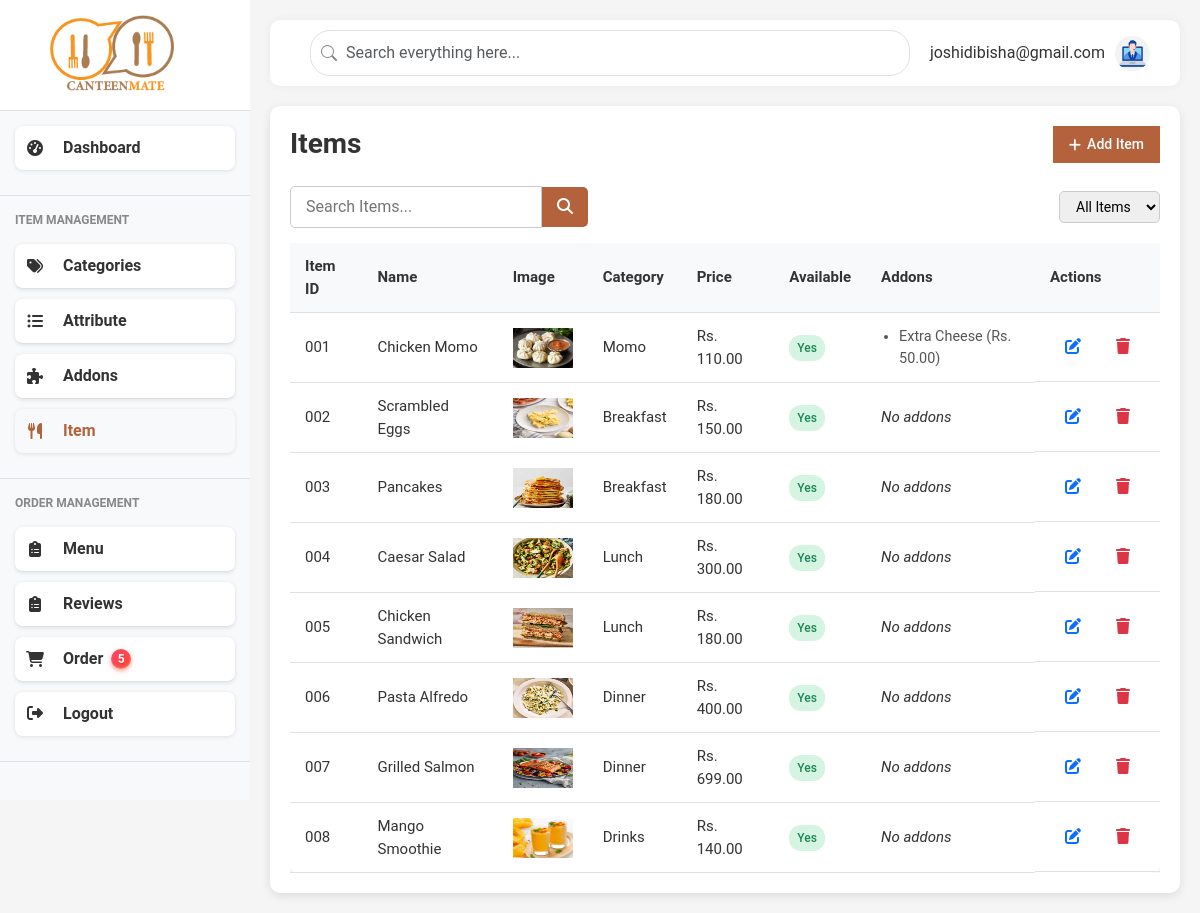
The page /admin/items (signed in) on the database its author committed.
### models.py (models this page shows, shortened)
class User(db.Model):
    id = db.Column(db.Integer, primary_key=True)
    fullname = db.Column(db.String(100), nullable=False)
    email = db.Column(db.String(100), unique=True, nullable=False)
    password = db.Column(db.String(200), nullable=False)
    role = db.Column(db.String(20), nullable=False)
    phone = db.Column(db.String(10))
    created_at = db.Column(db.DateTime, server_default=db.func.now())

class Item(db.Model):
    __tablename__ = 'items'
    id = db.Column(db.Integer, primary_key=True)
    name = db.Column(db.String(100), nullable=False)
    price = db.Column(db.Float, nullable=False)
    category_id = db.Column(db.Integer, db.ForeignKey('categories.id'), nullable=False)
    description = db.Column(db.Text, nullable=True)
    image_filename = db.Column(db.String(255), nullable=True)
    available = db.Column(db.Boolean, default=True)
    attribute_values = db.relationship(
        'AttributeValue',
        secondary=item_attribute_values,
        back_populates='items'
    )
    addons = db.relationship(
        'Addon',
        secondary=addon_item_association,
        back_populates='items'
    )

class Category(db.Model):
    __tablename__ = 'categories'
    id = db.Column(db.Integer, primary_key=True)
    name = db.Column(db.String(100), nullable=False, unique=True)
    status = db.Column(db.Boolean, default=True)  # Active or Inactive
    items = db.relationship('Item', backref='category', lazy=True, cascade='all, delete-orphan')

class Addon(db.Model):
    __tablename__ = 'addons'
    id = db.Column(db.Integer, primary_key=True)
    name = db.Column(db.String(100), nullable=False)
    price = db.Column(db.Float, nullable=False)
    category = db.Column(db.String(50), nullable=False)
    description = db.Column(db.Text)
    status = db.Column(db.Boolean, default=True)
    items = db.relationship('Item', secondary='addon_item_association', back_populates='addons')

### main.py (the view)
@app.route('/admin/items')
@login_required
def items():
    user_id = session['user_id']
    user = User.query.get(user_id)
    categories = Category.query.filter_by(status=True).all()
    addons = Addon.query.filter_by(status=True).all()
    items = Item.query.all()
    return render_template('admin/items.html', categories=categories, user=user, items=items, active_page='items',addons=addons)

### main.py (called while the page is built)
def login_required(view):
    @functools.wraps(view)
    def wrapped_view(**kwargs):
        if 'user_id' not in session:
            flash('Please log in to access this page', 'warning')
            return redirect(url_for('login'))
        return view(**kwargs)
    return wrapped_view

@app.context_processor
def inject_new_orders_count():
    count = Order.query.filter_by(status='pending').count()
    print(count)
    return dict(new_orders_count=count)

### templates/admin/items.html (shortened to what this page needs)
{% extends "admin/admin_base.html" %}  {% block content %}
<div class="categories-content">
  <div class="section-header">
    <h1 class="page-title">Items</h1>
    <button class="add-btn" id="addUnitBtn">
      <i class="fas fa-plus"></i> Add Item
    </button>
  </div>
  <div class="section-filters">
    <div class="search-box">
      <input type="text" placeholder="Search Items..." />
      <button><i class="fas fa-search"></i></button>
    </div>
    <div class="filter-dropdown">
      <select>
        <option>All Items</option>
      </select>
    </div>
  </div>
  <div
    class="data-table-container"
    style="{% with messages = get_flashed_messages(with_categories=true) %}
                                            {% endwith %}"
  >
    <table class="data-table">
      <thead>
  <tr>
    <th>Item ID</th>
    <th>Name</th>
    <th>Image</th>
    <th>Category</th>
    <th>Price</th>
    <th>Available</th>
    <th>Addons</th>
    <th>Actions</th>
  </tr>
</thead>
<tbody id="item-table-body">
  {% for item in items %}
  <tr>
    <td>{{ "%03d"|format(item.id) }}</td>
    <td>{{ item.name }}</td>
    <td>
      {% if item.image_filename %}
      <img src="{{ url_for('static', filename='uploads/items/' ~ item.image_filename) }}" alt="Item Image" style="height: 40px" />
      {% else %} No image {% endif %}
    </td>
    <td>{{ item.category.name if item.category else "N/A" }}</td>
    <td>Rs. {{ '%.2f' % (item.price) }}</td>
    <td>
      {% if item.available %}
      <span class="status available">Yes</span>
      {% else %}
      <span class="status not-available">No</span>
      {% endif %}
    </td>
    <td>
      {% if item.addons|length > 0 %}
        <ul style="padding-left: 18px; margin: 0;">
          {% for addon in item.addons %}
          <li>{{ addon.name }} (Rs. {{ "%.2f"|format(addon.price) }})</li>
          {% endfor %}
        </ul>
      {% else %}
        <em>No addons</em>
      {% endif %}
    </td>
    <td class="actions">
      <button
        class="btn-edit"
        data-id="{{ item.id }}"
        data-name="{{ item.name }}"
        data-category="{{ item.category.name if item.category else '' }}"
        data-price="{{ '%.2f' % (item.price) }}"
        data-description="{{ item.description or '' }}"
        data-available="{{ 'true' if item.available else 'false' }}"
        data-addons="{{ item.addons | map(attribute='id') | join(',') }}"
      >
        <i class="fas fa-edit"></i>
      </button>
      <button class="btn-delete"><i class="fas fa-trash"></i></button>
    </td>
  </tr>
  {% else %}
  <tr>
    <td colspan="8">No items found.</td>
  </tr>
  {% endfor %}
</tbody>
    </table>
  </div>
</div>
{% endblock%}

### templates/admin/admin_base.html (shortened to what this page needs)
<!DOCTYPE html>
<html lang="en">
<head>
    <link href="https://cdnjs.cloudflare.com/ajax/libs/bootstrap/5.3.0/css/bootstrap.min.css" rel="stylesheet">
    <link href="https://cdnjs.cloudflare.com/ajax/libs/font-awesome/6.4.0/css/all.min.css" rel="stylesheet">
    <link href="{{ url_for('static', filename='css/style.css') }}" rel="stylesheet">
    <link href="{{ url_for('static', filename='css/admin_styles.css') }}" rel="stylesheet">
    <link href="{{ url_for('static', filename='css/content-page.css') }}" rel="stylesheet">
</head>
<body>
    <div class="d-flex">
    <div class="sidebar">
        <div class="brand">
            <img src="{{ url_for('static', filename='img/logo.png') }}" href={{ url_for('dashboard')}} alt="Canteen Logo">
        </div>
        <nav>
            <div class="menu-section">
                <a href="{{ url_for('dashboard')}}" class="menu-item {% if active_page == 'dashboard' %}active{% endif %}">
                    <i class="fas fa-tachometer-alt"></i>
                    Dashboard
                </a>
            </div>
            <div class="menu-section">
                <div class="menu-title">ITEM MANAGEMENT</div>
                <a href="{{ url_for('categories') }}" class="menu-item {% if active_page == 'categories' %}active{% endif %}">
                    <i class="fas fa-tags"></i>
                    Categories
                </a>
                <a href="{{ url_for('attribute')}}" class="menu-item {% if active_page == 'attributes' %}active{% endif %}">
                    <i class="fas fa-list-ul"></i>
                    Attribute
                </a>
                <a href="{{ url_for('addons')}}" class="menu-item {% if active_page == 'addons' %}active{% endif %}">
                    <i class="fas fa-puzzle-piece"></i>
                    Addons
                </a>
                <a href="{{ url_for('items')}}" class="menu-item  {% if active_page == 'items' %}active{% endif %}">
                    <i class="fas fa-utensils"></i>
                    Item
                </a>
            </div>
            <div class="menu-section">
                <div class="menu-title">ORDER MANAGEMENT</div>
                <a href="{{ url_for('menu') }}" class="menu-item  {% if active_page == 'menu' %}active{% endif %}">
                    <i class="fas fa-clipboard-list"></i>
                    Menu
                </a>
                <a href="{{ url_for('admin_reviews') }}" class="menu-item  {% if active_page == 'reviews' %}active{% endif %}">
                    <i class="fas fa-clipboard-list"></i>
                    Reviews
                </a>
               <a href="{{ url_for('admin_orders') }}" class="menu-item {% if active_page == 'admin_orders' %}active{% endif %}">
                <i class="fas fa-shopping-cart"></i>
                Order
                {% if new_orders_count > 0 %}
                <span class="order_badge">{{ new_orders_count }}</span>
                {% endif %}
            </a>
                <a href="{{ url_for('logout') }}" class="menu-item {% if active_page == 'logout' %}active{% endif %}">
                    <div class="menu-icon"><i class="fas fa-sign-out-alt"></i></div>
                    <div class="menu-text">Logout</div>
                </a>
            </div>
        </nav>
    </div>
    <div class="content-wrapper">
        <div class="top-navbar">
            <div class="search-bar">
                <input type="text" class="form-control" placeholder="Search everything here...">
            </div>
            <div class="d-flex align-items-center">
                <div class="user-profile">
                    <div class="user-info">
                        <div class="user-email">{{ user.email }}</div>
                    </div>
                    <img src="{{ url_for('static', filename='img/admin.jpg') }}" alt="User Avatar">
                </div>
            </div>
        </div>
    {% block content %}{% endblock %}
</body>
</html>

### static/css/style.css (style rules this page uses)
:root { --primary-color: #f7941d; --secondary-color: #e74c3c; --light-gray: #f8f9fa; --dark-gray: #343a40; --success-color: #28a745; --warning-color: #ffc107; --danger-color: #dc3545; --border-color: #dee2e6; }
body { font-family: 'Segoe UI', Tahoma, Geneva, Verdana, sans-serif; background-color: #f5f5f5; overflow-x: hidden; }
.d-flex { display: flex; }
.sidebar { height: 100vh; flex: 0 0 clamp(200px, 25%, 250px); overflow-y: auto; position: fixed; width: clamp(200px, 25%, 250px); background-color: #f8f9fa; transition: transform 0.3s ease, width 0.3s ease; z-index: 1000; }
.brand { background-color: white; padding: 15px; border-bottom: 1px solid var(--border-color); display: flex; align-items: center; padding-left: 20%; }
.brand img { height: 80px; }
.menu-section { padding: 15px; border-bottom: 1px solid var(--border-color); }
.menu-title { font-size: 12px; color: #888; font-weight: bold; margin-bottom: 15px; text-transform: uppercase; }
.menu-item { display: flex; align-items: center; gap: 8px; background: #fff; padding: 12px 20px; margin-bottom: 10px; border-radius: 8px; text-decoration: none; color: #333; box-shadow: 0 1px 4px rgb(0 0 0 / 0.1); width: 220px; font-weight: 600; user-select: none; }
.order_badge { display: inline-flex; align-items: center; justify-content: center; min-width: 20px; height: 20px; padding: 0 6px; font-size: 12px; font-weight: 600; color: white; background: linear-gradient(135deg, #ff416c, #ff4b2b); border-radius: 12px; box-shadow: 0 2px 4px rgba(255, 75, 43, 0.5), inset 0 -1px 2px rgba(255, 255, 255, 0.3); user-select: none; transition: background 0.3s ease, transform 0.15s ease; cursor: default; text-shadow: 0 1px 1px rgba(0,0,0,0.2); }
.menu-item:hover, .menu-item.active { background-color: var(--light-gray); color: #b4623c; }
.menu-item i { width: 20px; text-align: center; margin-right: 10px; }
.content-wrapper { margin-left: clamp(200px, 25%, 250px); padding: 20px; width: calc(100% - clamp(200px, 25%, 250px)); transition: margin-left 0.3s ease, width 0.3s ease; overflow-x: hidden; }
.top-navbar { display: flex; justify-content: space-between; align-items: center; background-color: white; border-radius: 10px; padding: 10px 20px; margin-bottom: 20px; box-shadow: 0 0 10px rgba(0,0,0,0.05); }
.search-bar { flex-grow: 1; margin: 0 20px; }
.search-bar input { border-radius: 20px; padding-left: 35px; background-position: 10px center; background-repeat: no-repeat; }
.user-profile { display: flex; align-items: center; gap: 10px; }
.user-profile img { width: 40px; height: 40px; border-radius: 50%; object-fit: cover; }
.user-profile .user-info { display: flex; flex-direction: column; }
.form-control, .form-select { border-radius: 5px; padding: 10px 15px; border: 1px solid var(--border-color); }
.section-header { display: flex; justify-content: space-between; align-items: center; margin-bottom: 15px; }
.page-title { font-size: 28px; font-weight: 700; }
.add-btn { background-color: #007bff; color: white; border: none; padding: 8px 16px; font-size: 14px; border-radius: 5px; cursor: pointer; display: flex; align-items: center; gap: 6px; transition: background-color 0.3s ease; }
.section-filters { display: flex; justify-content: space-between; align-items: center; margin-bottom: 15px; gap: 15px; flex-wrap: wrap; }
.filter-dropdown select { padding: 6px 12px; border-radius: 5px; border: 1px solid #ccc; font-size: 14px; cursor: pointer; }
.data-table { overflow-x: auto; border-radius: 8px; box-shadow: 0 0 10px rgb(0 0 0 / 0.1); }
.data-table th, .data-table td { padding: 12px 16px; text-align: left; border-bottom: 1px solid #eee; vertical-align: middle; font-size: 15px; }
.data-table thead { background-color: #f8f9fa; font-weight: 600; font-size: 16px; }
.actions { display: flex; gap: 10px; }

### static/css/content-page.css (style rules this page uses)
.categories-content, .attribute-content, .units-content { background-color: #fff; border-radius: 10px; padding: 20px; box-shadow: 0 3px 10px rgba(0, 0, 0, 0.1); }

### templates/admin/items.html (style rules this page uses)
#item-table-body img { width: 60px; height: 60px; }
select { max-width: 100%; overflow-x: auto; }
td ul { list-style-type: disc; margin: 0; padding-left: 18px; font-size: 0.9rem; color: #555; }

### rows shown on the page
User: email "joshidibisha@gmail.com"
Item: id "001", name "Chicken Momo", image_filename (picture), category "Momo", price "110.00", available "Yes"
Addon: name "Extra Cheese", price "50.00"
Item: id "002", name "Scrambled Eggs", image_filename (picture), category "Breakfast", price "150.00", available "Yes", shows "No addons"
Item: id "003", name "Pancakes", image_filename (picture), category "Breakfast", price "180.00", available "Yes", shows "No addons"
Item: id "004", name "Caesar Salad", image_filename (picture), category "Lunch", price "300.00", available "Yes", shows "No addons"
Item: id "005", name "Chicken Sandwich", image_filename (picture), category "Lunch", price "180.00", available "Yes", shows "No addons"
Item: id "006", name "Pasta Alfredo", image_filename (picture), category "Dinner", price "400.00", available "Yes", shows "No addons"
Item: id "007", name "Grilled Salmon", image_filename (picture), category "Dinner", price "699.00", available "Yes", shows "No addons"
Item: id "008", name "Mango Smoothie", image_filename (picture), category "Drinks", price "140.00", available "Yes", shows "No addons"

### other values the page prints
{{ new_orders_count }} "5"
